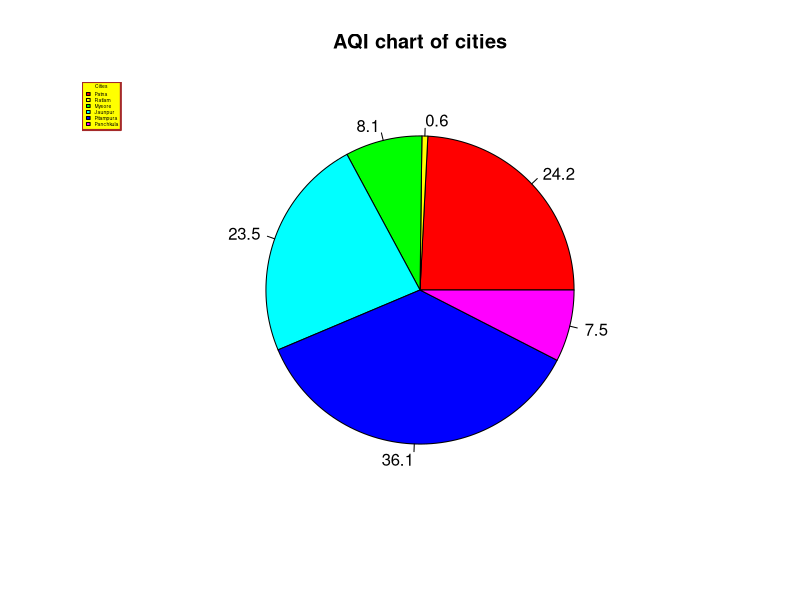

Here is the R script that generated this plot: (Note: this script raises an error after producing the figure.)
####################################################
#######             problem1                 #######
####################################################
rm(list=ls())
AQI <- c(276, 7, 92, 268, 412, 86)
City <- c("Patna", "Ratlam", "Mysore", "Jaunpur", "Pitampura", "Panchkula")
piepercent<- round(100*AQI/sum(AQI), 1)

pie(AQI,piepercent, main="AQI chart of cities", col=rainbow(length(AQI)))

legend(x = "topleft", box.col = "brown",
       bg ="yellow", box.lwd = 2 , title="Cities", 
       legend=City,
       cex = 0.3,
       fill = rainbow(length(AQI)))

chart <- pie3D(AQI, radius = 2.3, height = 0.2, explode = 0.2,main = "AQI chart of cities")
pie3D.labels(chart,radius=2.4,height=0.1,labels = City, labelcex = 0.5)


####################################################
#######             problem2                 #######
####################################################

Runs <- c(12,0,35,35,18,33,1)
Balls <- c(18,1,34,29,18,17,1)
Players <- c("Rohit","KL Rahul", "Kohli", "Jadeja", "Surya", "Pandya", "D Karthik")
barplot(Runs, names.arg=Players,xlab="Players",ylab="Runs",col="cyan",
        main="Players Performance")
print(cov(Runs,Balls))
print(cor(Runs,Balls))

####################################################
#######             problem3                 #######
####################################################

RunsE = c(6,29,73,11,1,91,85,31,0,4,0)
BallsE = c(9,28,173,48,6,58,138,91,12,11,2)
Fours <- c(1,5,11,0,0,9,12,2,0,1,0)
legA <- c("Runs","Balls","Fours")
mat <- matrix(c(RunsE,BallsE,Fours), ncol = length(RunsE), byrow = T)
PlayersE = c("Rohit", "Subhmam", "Puara", "Kohli", "Rahane", "Pant", "Washigton", "Ashwin", "Nadeem", "Ishant", "Bumrah")

barplot(mat,names.arg = PlayersE, xlab="Player Names",ylab="Performance",col=rainbow(length(PlayersE)),
        main="Indian Player's Score")

legend(x = "topright", box.col = "brown",
       bg ="yellow", title="Chart", 
       legend=legA, 
       cex = 0.5,
       fill = rainbow(length(PlayersE)))


####################################################
#######             problem4                 #######
####################################################

prob1 <- function(x){
  return(sin(x^3 + 5*x))
}

val <- c(0)
xval <- seq(-2,5,by=0.01)
val <- prob1(seq(-2,5,by=0.01))
plot(xval, val,type = 'l')


prob2 <- function(x){
  return(cos(abs(x) + exp(x^2)))
}

val <- c(0)
val <- prob2(seq(-2,5,by=0.01))
lines(xval, val, col = "Green")

prob3 <- function(x){
  return(prob1(x) + prob2(x))
}

val <- c(0)
val <- prob3(seq(-2,5,by=0.01))
lines(xval, val, col = "Red")

leg = c("sin(x^3 + 5*x)", "cos(abs(x) + exp(x^2))", "prob1(x) + prob2(x)")

legend(x= "topright", legend=leg, bg = "Yellow", fill = c("black","Green","Red"), cex = 0.3)


####################################################
#######             problem5                 #######
####################################################

data("mtcars")
head(mtcars)

# Plotting the chart
boxplot(mpg ~ cyl, data = mtcars, xlab = "Number of Cylinders",
        ylab = "Miles Per Gallon", main = "Mileage Data")

####################################################
#######             problem6                 #######
####################################################

randomNum <- sample(0:100, 50, replace=T)
print(randomNum)
hist(randomNum,xlab = "Level",col = "yellow",border = "blue",xlim = c(20,100), ylim = c(0,10),breaks = 20)

####################################################
#######             problem7                 #######
####################################################

problem7 <- function(x){
  return ((sin(x^2)) + (4*cos(x)))
}

#plot background structure of entire interval in white
xval <- seq(0,2*pi,by = 0.01)
val <- problem7(seq(0,2*pi,by = 0.01))
plot(xval, val, type= 'h', col = "white", main = "function (sin(x^2)) + (4*cos(x))")

#plot first interval in red
xval1 <- seq(0,pi/2,by = 0.01)
val1 <- problem7(seq(0,pi/2,by = 0.01))
points(xval1, val1, type= 'h', col = "Red")

#plot second interval in Green
xval2 <- seq(pi/2,pi,by = 0.01)
val2 <- problem7(seq(pi/2,pi,by = 0.01))
points(xval2,val2,col='Green', type = 'h')

#plot third interval in Blue
xval3 <- seq(pi,(3*pi)/2,by = 0.01)
val3 <- problem7(seq(pi,(3*pi)/2,by = 0.01))
points(xval3,val3,col='Blue', type = 'h')

#plot fourth interval in Gold
xval4 <- seq((3*pi)/2,2*pi,by = 0.01)
val4 <- problem7(seq((3*pi)/2,2*pi,by = 0.01))
points(xval4,val4,col='Gold', type = 'h')
